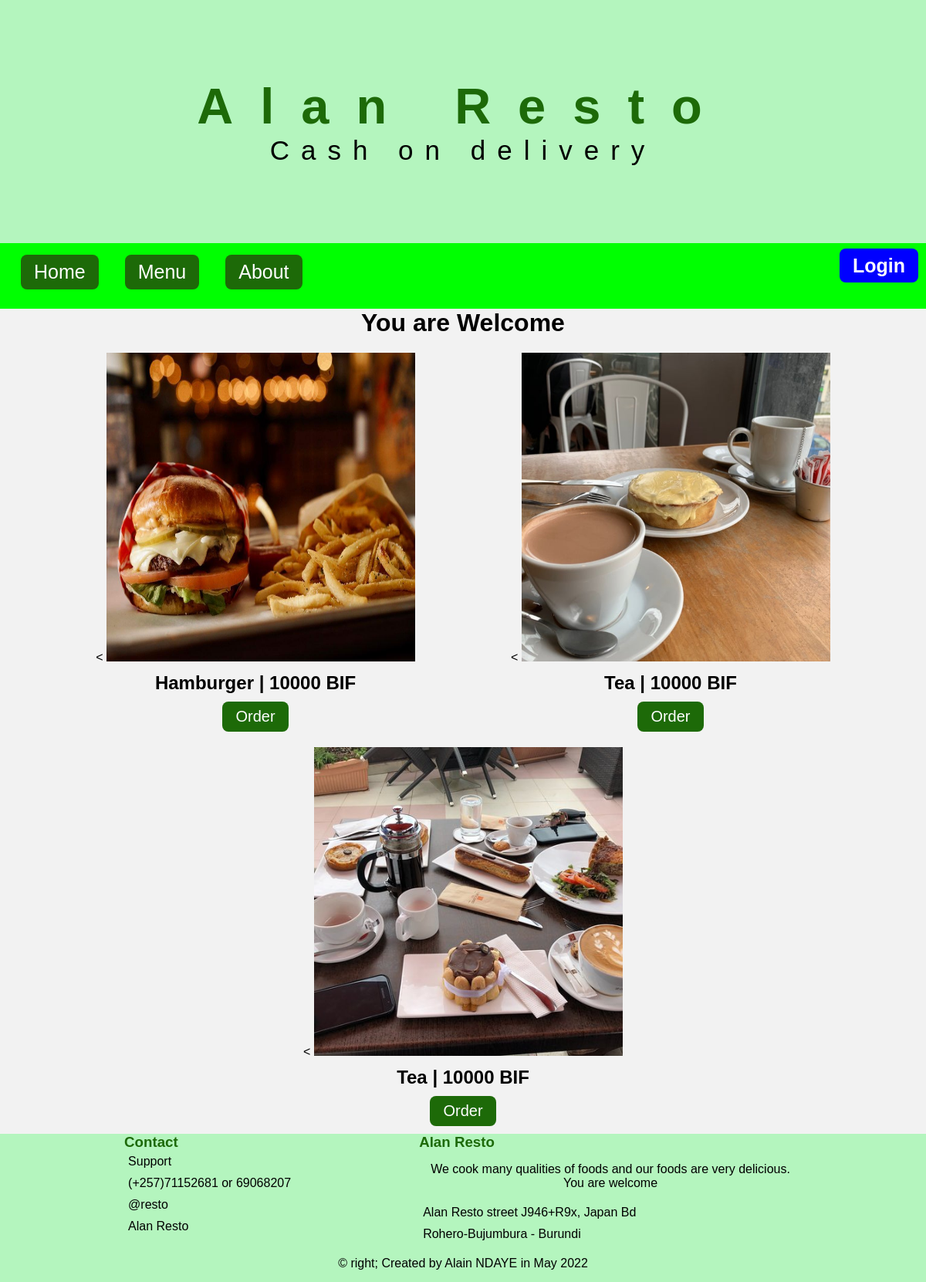
The page / on the database its author committed.
### app/models.py (models this page shows, shortened)
class Menu(models.Model):
	name=models.CharField(max_length=100)
	description=models.TextField(max_length=100)
	photos=models.ImageField(upload_to='Images/Menus/')
	price=models.PositiveIntegerField()

### app/views.py (the view)
# urls.py: 2. Add a URL to urlpatterns:  path('', Home.as_view(), name='home')
def Home(request):
	menu_list = Menu.objects.all().order_by('-id')[:3]
	return render(request, "index.html", locals())

### app/templates/index.html (shortened to what this page needs)
{% load static %}
<!DOCTYPE html>
<html>
<head>
    <link rel="stylesheet" href="{% static 'css/about.css' %}">
    <link rel="stylesheet" href="{% static 'css/style.css' %}">
    <link rel="stylesheet" href="{% static 'css/regester.css' %}">
</head>
<body>
<div class="logo">
    <h1>Alan Resto</h1>
    <p>Cash on delivery</p>
</div>
<div class="header">
    <div class="m-link">
        <ul>
            <li>
                <a href="{% url 'home' %}">Home</a>
            </li>
            <li>
                <a href="{% url 'menu' %}">Menu</a>
            </li>
            <li>
                <a href="{% url 'about' %}">About</a>
            </li>
        </ul>
    </div>
    <div class="login">
        {% if user.is_authenticated %}
            <h3><a href="{% url 'deconnect' %}">Log Out</a></h3>
        {% else %}
            <h3><a class="lg" href="{% url 'connect' %}">Login</a></h3>
        {% endif %}
    </div>
</div>
{% block content %}
<h1 style="text-align:center;">You are Welcome</h1>
<div class="container">
{% for menu in menu_list %}
<div class="menu-item">
    <div class="image">
       <{% if menu.photos %}
    <img src="{{ menu.photos.url }}" alt="{{ menu.name }}">
{% else %}
    <img src="{% static 'images/default-food.jpg' %}" alt="No Image">
{% endif %}
    </div>
    <h2>{{ menu.name }} | {{ menu.price }} BIF</h2>
    <div class="btn">
        <a href="{% url 'new_order' menu.id %}" class="order_btn">Order</a>
    </div>
</div>
{% endfor %}
</div>
{% endblock content %}
{% block footer %}
<div class="footer">
<section class="resources">
<div class="module">
<h3>Contact</h3>
<ul>
<li class="mail"><a href="">Support</a></li>
<li class="phone"><a href="">(+257)71152681 or 69068207</a></li>
<li class="twitter"><a href="">@resto</a></li>
<li class="facebook"><a href="">Alan Resto</a></li>
</ul>
</div>
<div class="module">
<h3>Alan Resto</h3>
<p>
We cook many qualities of foods and our foods are very delicious.<br>
You are welcome
</p>
<ul>
<li>Alan Resto street J946+R9x, Japan Bd</li>
<li>Rohero-Bujumbura - Burundi</li>
</ul>
</div>
</section>
<div>
<p>&copy; right; Created by Alain NDAYE in May 2022</p>
</div>
</div>
{% endblock footer %}
</body>
</html>

### app/static/css/style.css (style rules this page uses)
* { box-sizing: border-box; margin: 0; padding: 0; font-family: sans-serif; }
body { background: #f2f2f2; display: block; }
.header { width: 100%; background: #00FF01; padding: 15px 10px; display: flex; justify-content: space-between; flex-wrap: wrap; }
.logo { background: rgb(37, 252, 70,.3); background-size: cover; display: flex; justify-content: center; flex-direction: column; cursor: pointer; align-items: center; padding: 100px; }
.logo h1 { font-size: 65px; letter-spacing: 35px; color: #1D6A08; }
.logo p { font-size: 35px; letter-spacing: 15px; }
.header ul { height: 100%; display: flex; justify-content: space-evenly; flex-wrap: wrap; }
.header ul li { text-decoration: none; font-size: 25px; background: #1D6A08; border: none; color: #fff; padding: 8px 17px; margin: 0 17px; border-radius: 8px; list-style: none; }
.m-link,.login { padding-bottom: 10px; }
.header .m-link a { color: inherit; text-decoration: none; font-size: 25px; }
.header .login a { text-decoration: none; font-size: 25px; background: red; border: none; color: #fff; padding: 8px 17px; border-radius: 8px; }
.header .login h3 .lg { background: blue; }
.container { display: flex; justify-content: space-evenly; flex-wrap: wrap; margin-top: 10px; }
.container img { width: 400px; height: 400px; }
.container h2 { text-align: center; padding: 10px 20px; }
.menu-item { margin: 10px 0; }
.container .btn { align-items: center; display: flex; justify-content: center; }
.container .btn .order_btn { background: #1D6A08; border: none; color: #fff; padding: 8px 17px; font-size: 20px; border-radius: 8px; }
.container .btn a { text-decoration: none; color: #fff; }
a { text-decoration: none; }
.footer { text-decoration: none; background: rgb(37, 252, 70,.3); color: #000; padding: 10px auto; }
.footer .resources { display: flex; justify-content: space-evenly; flex-wrap: wrap; }
.resources .module ul li a { text-decoration: none; color: #000; }
.resources .module ul li { list-style-type: none; padding: 5px; }
.footer p { text-align: center; padding: 15px; }
.module h3 { color: #1D6A08; }

### rows shown on the page
Menu: photos (picture), name "Hamburger", price "10000"
Menu: photos (picture), name "Tea", price "10000"
Menu: photos (picture), name "Tea", price "10000"
